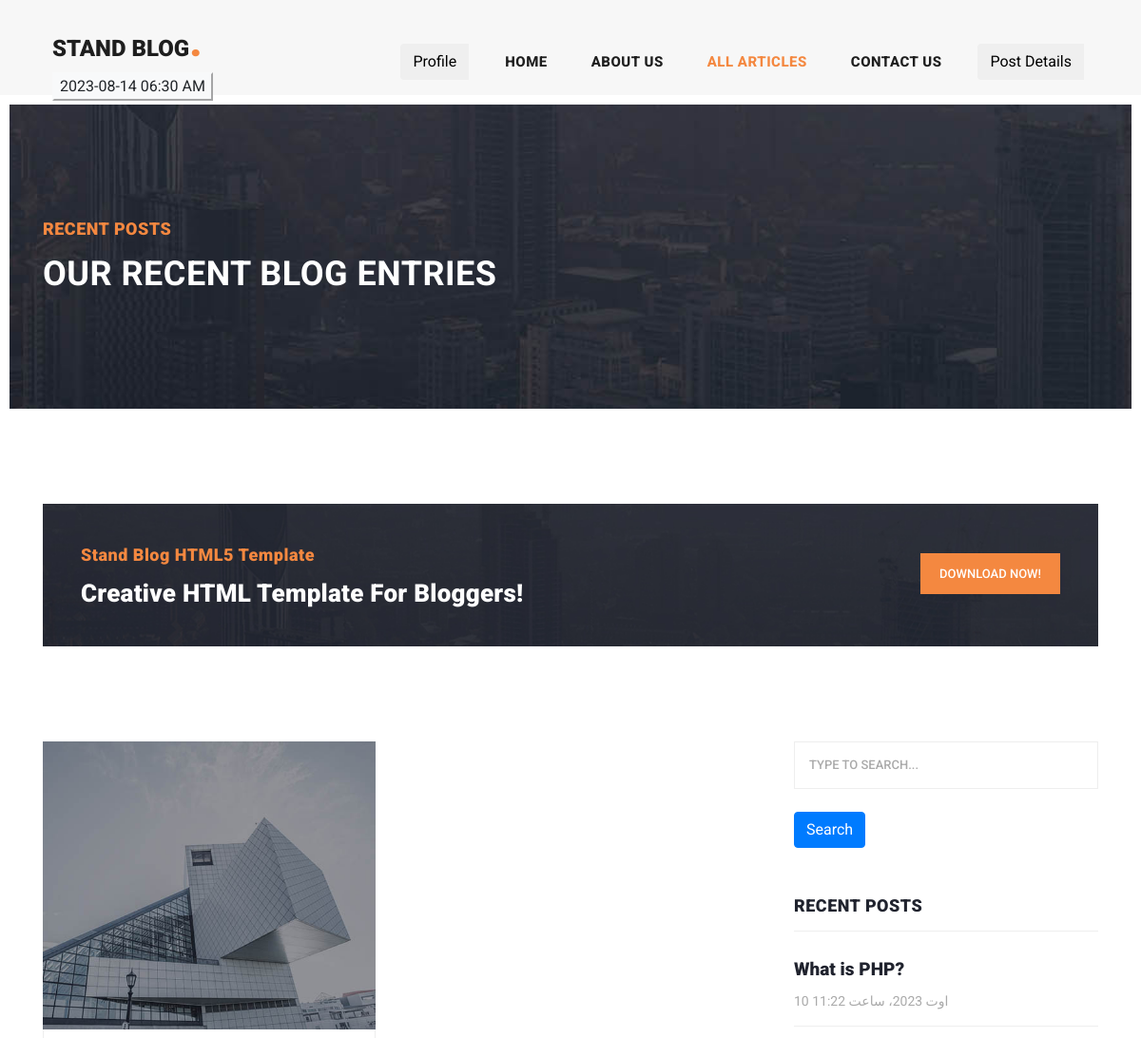
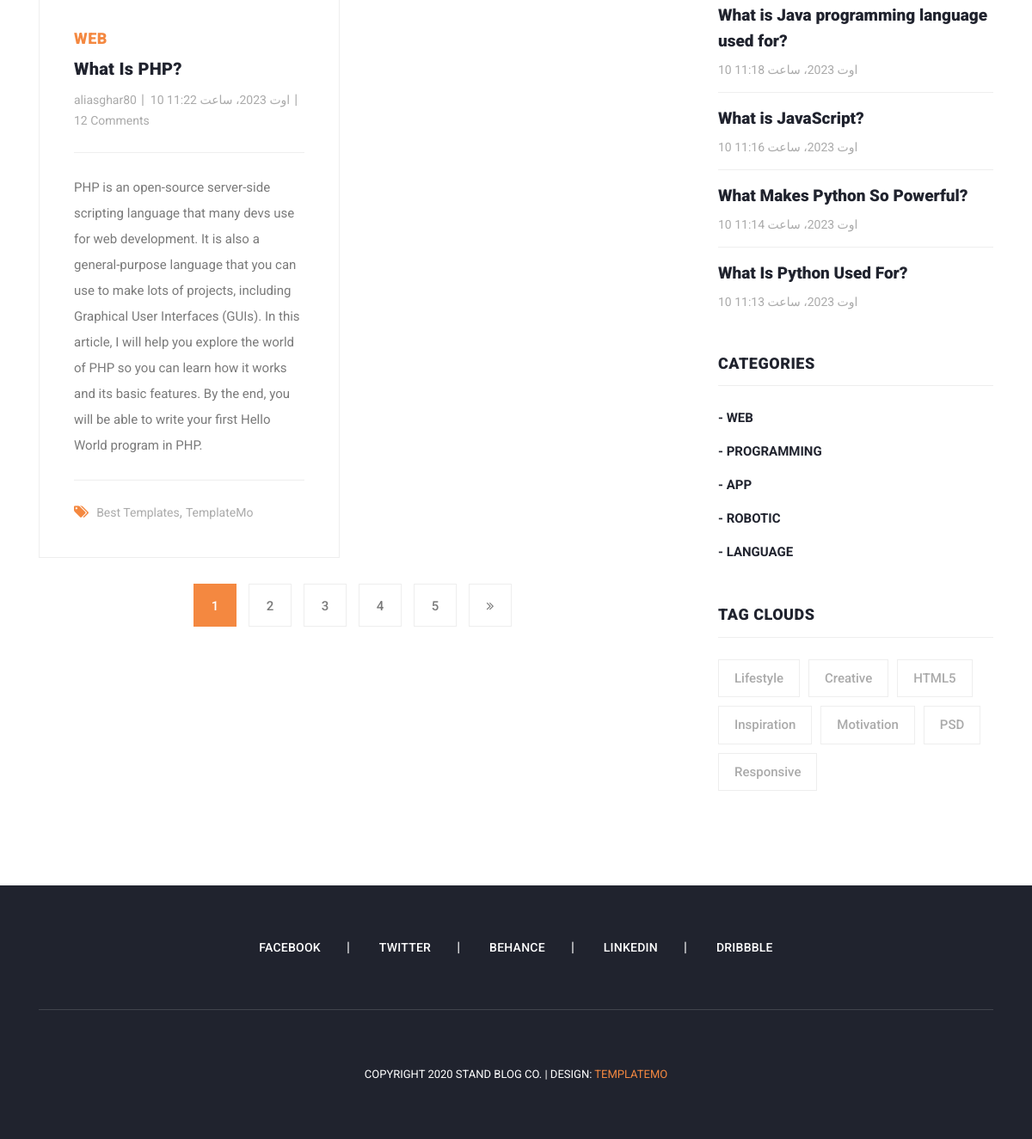
The page /articles/list/ (signed in) on the database its author committed (2 pictures, top to bottom).
### blog/models.py (models this page shows, shortened)
class Article(models.Model):
    author = models.ForeignKey(User, on_delete=models.CASCADE, verbose_name="نویسنده مقاله")
    category = models.ManyToManyField(Category, verbose_name="دسته بندی")
    title = models.CharField(max_length=50, help_text="عنوان خود را انتخاب کنید", db_column='mytitle',verbose_name="عنوان")
    body = models.TextField(help_text="توضیخات خود را وارد کنید",verbose_name="توضیحات")
    image = models.ImageField(upload_to="images/articles",verbose_name="عکس")
    created = models.DateTimeField(auto_now_add=True,verbose_name="تاریخ انتشار")
    updated = models.DateTimeField(auto_now=True,verbose_name="تاریخ بروزرسانی")
    pub_date = models.DateField(default=timezone.now,verbose_name="تاریخ")
    status = models.BooleanField(default=True,verbose_name="وضعیت")
    objects = ArticleManager()
    slug = models.SlugField(null=True, unique=True, blank=True)
    class Meta:
        ordering = ('-created',)
        verbose_name = 'مقاله'
        verbose_name_plural = 'مقاله ها'
    def get_absolute_url(self):
        return reverse('blog:article_detail', kwargs={"slug": self.slug})

class Category(models.Model):
    title = models.CharField(max_length=100, verbose_name="دسته بندی")
    created = models.DateTimeField(auto_now_add=True, verbose_name="تاریخ انتشار")
    def __str__(self):
        return self.title
    class Meta:
        verbose_name = "دسته بندی"
        verbose_name_plural = "دسته بندی ها"

### blog/views.py (the view)
# urls.py: path('list/', views.ArticleListView.as_view(template_name='blog/article_list.html'), name="articles_list"),
class ArticleListView(ListView):
    model = Article
    context_object_name = 'article'
    paginate_by = 1
    def get_context_data(self, **kwargs):
        context = super().get_context_data(**kwargs)
        context['articles'] = Article.objects.all()
        return context

### account/templatetags/filters.py (called while the page is built)
@register.simple_tag
def current_time(format_string):
    return datetime.datetime.now().strftime(format_string)

### context_processors/context_processors.py (called while the page is built)
def recent_articles(request):
    recent_articles = Article.objects.all().order_by('-created')
    categories = Category.objects.all()
    return {'recent_articles':recent_articles, 'categories':categories}

### blog/templates/blog/article_list.html (shortened to what this page needs)
{% extends 'base.html' %}
{% load static %}
{% block content %}
    <div class="heading-page header-text">
        <section class="page-heading">
            <div class="container">
                <div class="row">
                    <div class="col-lg-12">
                        <div class="text-content">
                            <h4>Recent Posts</h4>
                            <h2>Our Recent Blog Entries</h2>
                        </div>
                    </div>
                </div>
            </div>
        </section>
    </div>
    <section class="call-to-action">
        <div class="container">
            <div class="row">
                <div class="col-lg-12">
                    <div class="main-content">
                        <div class="row">
                            <div class="col-lg-8">
                                <span>Stand Blog HTML5 Template</span>
                                <h4>Creative HTML Template For Bloggers!</h4>
                            </div>
                            <div class="col-lg-4">
                                <div class="main-button">
                                    <a href="https://templatemo.com/tm-551-stand-blog" target="_parent">Download
                                        Now!</a>
                                </div>
                            </div>
                        </div>
                    </div>
                </div>
            </div>
        </div>
    </section>
    <section class="blog-posts grid-system">
        <div class="container">
            <div class="row">
                <div class="col-lg-8">
                    <div class="all-blog-posts">
                        <div class="row">
                            {% for article in article %}
                                <div class="col-lg-6">
                                    <div class="blog-post">
                                        <div class="blog-thumb">
                                            <img src="{{ article.image.url }}" alt="">
                                        </div>
                                        <div class="down-content">
                                            <span>{{ article.category.all.first }}</span>
                                            <a href="#"><h4>{{ article.title }}</h4></a>
                                            <ul class="post-info">
                                                <li><a href="#">{{ article.author }}</a></li>
                                                <li><a href="#">{{ article.created }}</a></li>
                                                <li><a href="#">12 Comments</a></li>
                                            </ul>
                                            <p>{{ article.body }}</p>
                                            <div class="post-options">
                                                <div class="row">
                                                    <div class="col-lg-12">
                                                        <ul class="post-tags">
                                                            <li><i class="fa fa-tags"></i></li>
                                                            <li><a href="#">Best Templates</a>,</li>
                                                            <li><a href="#">TemplateMo</a></li>
                                                        </ul>
                                                    </div>
                                                </div>
                                            </div>
                                        </div>
                                    </div>
                                </div>
                            {% endfor %}
                            <div class="col-lg-12">
                                {% if page_obj.has_other_pages %}
                                    <ul class="page-numbers">
                                    {% for i in page_obj.paginator.page_range %}
                                        {% if page_obj.number == i %}
                                            <li class="active"><a href="?page={{ i }}{% if request.GET.q %}&q={{ request.GET.q }}{% endif %}">{{ i }}</a></li>
                                        {% else %}
                                            <li><a href="?page={{ i }}{% if request.GET.q %}&q={{ request.GET.q }}{% endif %}">{{ i }}</a></li>
                                        {% endif %}
                                    {% endfor %}
                                    {% if page_obj.has_next %}
                                        <li><a href="?page={{ page_obj.next_page_number }}{% if request.GET.q %}&q={{ request.GET.q }}{% endif %}"><i class="fa fa-angle-double-right"></i></a></li>
                                    {% endif %}
                                </ul>
                            {% endif %}
                            </div>
                        </div>
                    </div>
                </div>
                <div class="col-lg-4">
                    {% include "includes/sidebar.html" %}
                </div>
            </div>
        </div>
    </section>
{% endblock %}

### templates/includes/sidebar.html (shortened to what this page needs)
{% load static %}
<div class="sidebar">
    <div class="row">
        <div class="col-lg-12">
            <div class="sidebar-item search">
                <form id="search_form" name="gs" method="GET" action="{% url 'blog:search_articles' %}">
                    <input type="text" name="q" id="search-input" class="searchText" placeholder="type to search..." autocomplete="on"><br>
                    <br>
                    <button type="submit" class="btn btn-primary" >Search</button>
                </form>
            </div>
        </div>
        <div class="col-lg-12">
            <div class="sidebar-item recent-posts">
                <div class="sidebar-heading">
                    <h2>Recent Posts</h2>
                </div>
                <div class="content">
                    <ul>
                        {% for article in recent_articles %}
                            <li><a href="{{ article.get_absolute_url }}">
                                <h5>{{ article.title }}</h5>
                                <span>{{ article.created }}</span>
                            </a></li>
                        {% endfor %}
                    </ul>
                </div>
            </div>
        </div>
        <div class="col-lg-12">
            <div class="sidebar-item categories">
                <div class="sidebar-heading">
                    <h2>Categories</h2>
                </div>
                <div class="content">
                    <ul>
                        {% for cat in categories %}
                            <li><a href="{% url 'blog:category_detail' cat.id %}">- {{ cat.title }}</a></li>
                        {% endfor %}
                    </ul>
                </div>
            </div>
        </div>
        <div class="col-lg-12">
            <div class="sidebar-item tags">
                <div class="sidebar-heading">
                    <h2>Tag Clouds</h2>
                </div>
                <div class="content">
                    <ul>
                        <li><a href="#">Lifestyle</a></li>
                        <li><a href="#">Creative</a></li>
                        <li><a href="#">HTML5</a></li>
                        <li><a href="#">Inspiration</a></li>
                        <li><a href="#">Motivation</a></li>
                        <li><a href="#">PSD</a></li>
                        <li><a href="#">Responsive</a></li>
                    </ul>
                </div>
            </div>
        </div>
    </div>
</div>

### rows shown on the page
Article: image (picture), category.all.first "WEB", title "What Is PHP?", author "aliasghar80", created "10 اوت 2023، ساعت 11:22", body "PHP is an open-source server-side scripting language that many devs use for web development. It is also a general-purpose language that you can use to make lots of projects, including Graphical User Interfaces (GUIs). In this article, I will help you explore the world of PHP so you can learn how it works and its basic features. By the end, you will be able to write your first Hello World program in PHP.", title "What is PHP?"
Article: title "What is Java programming language used for?", created "10 اوت 2023، ساعت 11:18"
Article: title "What is JavaScript?", created "10 اوت 2023، ساعت 11:16"
Article: title "What Makes Python So Powerful?", created "10 اوت 2023، ساعت 11:14"
Article: title "What Is Python Used For?", created "10 اوت 2023، ساعت 11:13"
Category: title "WEB"
Category: title "PROGRAMMING"
Category: title "APP"
Category: title "ROBOTIC"
Category: title "LANGUAGE"

### other values the page prints
{{ i }} "1"
{{ i }} "2" "3" "4" "5"
